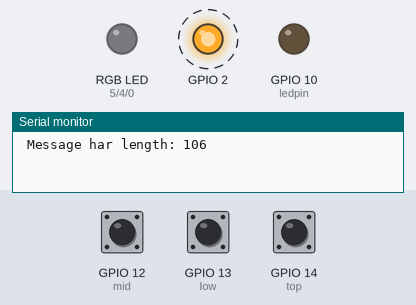
This sketch was run on a simulated ESP8266 (NodeMCU). On the bench: an RGB LED mixed from three pins (HIGH = lit), output pins drawn as LEDs (lit = HIGH), the last lines printed to the serial monitor. Dashed ring = blinking. The test bench sets the inputs (shaded band); at power-on: GPIO 12 (mid) HIGH, GPIO 13 (low) HIGH, GPIO 14 (top) HIGH. WiFi joins after 1.5 s; servers stay silent unless stated.

Above: at 3.0 s.
At 4.5 s:
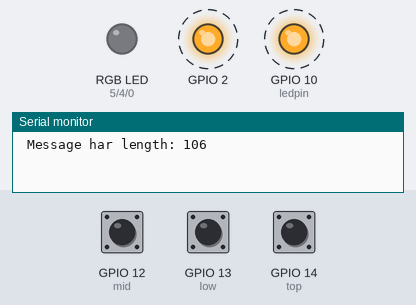
Timing chart, 0 to 6.6 s (numbered marks = the images above):
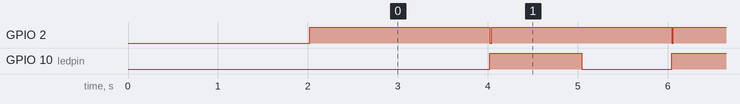

The sketch:

WiFiClient-Tank-level-SignalK-v2.ino
```cpp
/*


 The blue LED on the ESP-01 module is connected to GPIO1
 (which is also the TXD pin; so we cannot use Serial.print() at the same time)

 Select board ESP-12E, NodeMCU 1.0 ESP12-E mmodule
*/


/*
 * A total of 12 pins can be used for digital IO. However, as some have several uses
 * like 16 the built in led and 1 and 3 which is serial communication the number is less.
 * In practice 9 can be freely used.
 *
 */
// Right side :
// GPIO_16 is equal to LED_BUILTIN.
#define GPIO_16 16  // Can be used for output, controlled like any other Digital IO pin.
#define GPIO_05  5
#define GPIO_04  4
#define GPIO_00  0
#define GPIO_02  2
// 3.3V and GND between the above and below
#define GPIO_14 14
#define GPIO_12 12
#define GPIO_13 13
#define GPIO_15 15
#define GPIO_03 03 // These two are for Serial communication.
#define GPIO_01 01 // Using these for IO blocks of serial commmunication.

// Left side :
// Only GPIO 10 works.
#define GPIO_10 10


// Including WiFi stuff
#include <ESP8266WiFi.h>
#include <ESP8266WiFiMulti.h>
#include <WiFiUdp.h>

// Instanciate WiFi object
ESP8266WiFiMulti WiFiMulti;
WiFiUDP Udp;


// Global variables
int ledpin  =   10;
const int red=  GPIO_05;
const int green=GPIO_04;
const int blue= GPIO_00;
const int low = GPIO_13;
const int mid = GPIO_12;
const int top = GPIO_14;


// Set up the the system and configure the pins and set up the wifi.
void setup() {
  Serial.begin(115200);
// Setting up the pins as digital IO pins.
  pinMode(LED_BUILTIN, OUTPUT);     // Initialize the LED_BUILTIN pin as an output
  pinMode(ledpin,OUTPUT);
  pinMode(red,OUTPUT);
  pinMode(green,OUTPUT);
  pinMode(blue,OUTPUT);
  pinMode(low,INPUT_PULLUP);
  pinMode(mid,INPUT_PULLUP);
  pinMode(top,INPUT_PULLUP);

// Setting up the wifi
  // We start by connecting to a WiFi network
    WiFiMulti.addAP("TeamRocketHQ", "password");

    Serial.println();
    Serial.println();
    Serial.print("Wait for WiFi... ");

// Wait for association with the access point and connection to the network.
    while(WiFiMulti.run() != WL_CONNECTED) {
        Serial.print(".");
        delay(500);
    }

    Serial.println("");
    Serial.println("WiFi connected");
    Serial.println("IP address: ");
    Serial.println(WiFi.localIP());

    delay(500);
    digitalWrite(green,LOW); digitalWrite(blue,LOW);  digitalWrite(red,LOW);
}  // End setup


void Send_to_SignalK(String path, float value){
// Settings for SignalK port and SignalK server.
    const uint16_t port = 55557;   // SignalK uses this port.
    const char * host = "192.168.1.160"; // ip number of the SignalK server.
    String cmd;
    char valuestring[6];

    cmd = "{\"updates\": [{\"$source\": \"ESP8266\",\"values\":[ {\"path\":\"";
    cmd += path; cmd += "\","; cmd += "\"value\":";
    dtostrf((double)value,3,2,valuestring); // Convert double to a string
    cmd += valuestring;
    cmd += "}]}]}\0";
    /*
    Serial.println(cmd);
    Serial.println(cmd.length());
    */

    char cmdc[cmd.length()+1];        // Convert the String to an array of characters.
    Udp.beginPacket(host,port);       // Connect to to server and prepare for UDP transfer.
    strncpy(cmdc,cmd.c_str(),sizeof(cmdc));  // Convert from String to array of characters.
    Serial.println(cmdc); Serial.print(" Message har length: "); Serial.println(sizeof(cmdc));
    Udp.write(cmdc);                  // Send the message to the SignalK server.
    Udp.endPacket();                  // End the connection.
    delay(10);                        // Short delay to recover.
} /* End Send_to_SignalK */


void Measure_and_send_Tanklevel(int tankno){

    short sensors;
    const short num_sens=3;
    float tanklevel=0.0;
    const float inc = 1.0/(float)num_sens;

    const int TOP=GPIO_14;
    const int MID=GPIO_12;
    const int BOT=GPIO_13;

  // Read the sensors starting at the Highest down to the lowest.
    sensors=(~(digitalRead(TOP))&1) ;                 //  The topmost sensor
    sensors=(sensors<<1)+(~(digitalRead(MID))&1);     //  The mid sensor
    sensors=(sensors<<1)+(~(digitalRead(BOT))&1);     //  The lowest sensor

/*
 * Either this block for only SignalK use
 */
    for (int j=0;j<num_sens;j++){
      tanklevel+=inc*(sensors&1);
      sensors=sensors>>1;
    }
/*
 * Or this block if RGB LED is used as an indiacator during prototyping and demo.
 */

    /*
    if (sensors>>2){digitalWrite(red,HIGH);  digitalWrite(green,LOW);digitalWrite(blue,LOW);tanklevel=0.95;}else
    if (sensors>>1){digitalWrite(green,LOW); digitalWrite(blue,HIGH);digitalWrite(red,LOW); tanklevel=0.66;}else
    if (sensors>>0){digitalWrite(green,HIGH);digitalWrite(blue,LOW); digitalWrite(red,LOW); tanklevel=0.33;}else
    if (!sensors)  {digitalWrite(green,LOW); digitalWrite(blue,LOW); digitalWrite(red,LOW); tanklevel=0.0;}
    */
    Serial.print("Tanklevel :"); Serial.println(tanklevel);

    Send_to_SignalK("tanks.freshWater.1.currentLevel",tanklevel);
}


// the loop function runs over and over again forever in an endless loop.
void loop() {

  digitalWrite(LED_BUILTIN, LOW);   // Turn the LED on

  Measure_and_send_Tanklevel(1);    // Get the Tank level (tank 1) and send it to SignalK.

  digitalWrite(LED_BUILTIN, HIGH);  // Turn the LED off by making the voltage HIGH
  delay(1000);                      // Wait for two seconds (to demonstrate the active low LED)
  digitalWrite(ledpin,LOW);         // Blinking a LED just to monitor progress and heartbeat.
  delay(1000);
  digitalWrite(ledpin,HIGH);
}  /* End infinite loop */
```

Measured:
- by itself, GPIO 2: alternates HIGH for 2.0 s and LOW for 0.02 s
- by itself, GPIO 10 (ledpin): alternates HIGH for 1.0 s and LOW for 1.0 s
